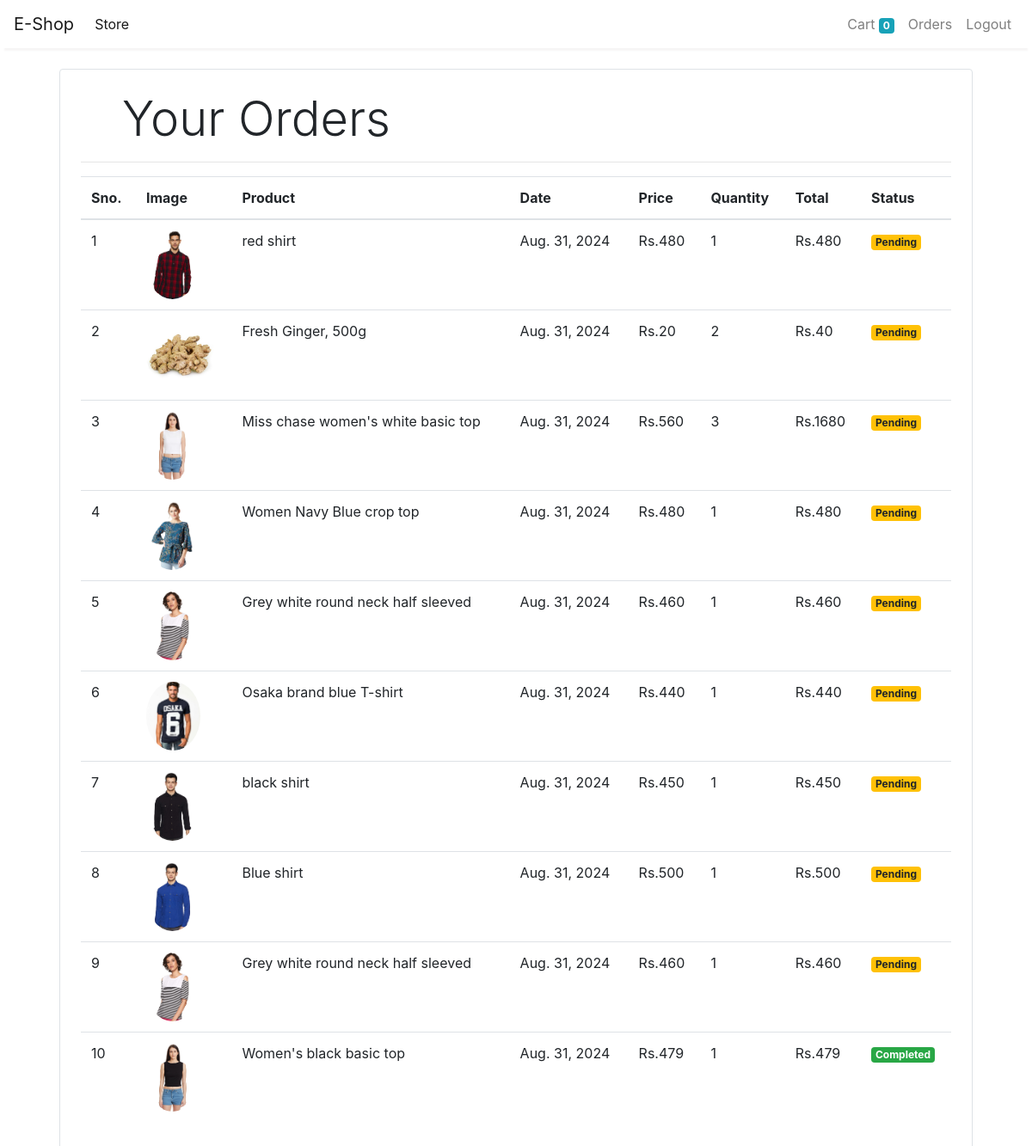
Screenshot of /orders (signed in) with the database file from the repository.
### store/models/orders.py (models this page shows, shortened)
class Order(models.Model):
    product = models.ForeignKey(Product, on_delete=models.CASCADE)
    customer = models.ForeignKey(Customer,on_delete=models.CASCADE)
    quantity = models.IntegerField(default=1)
    price = models.IntegerField()
    address = models.CharField(max_length=50, default='', blank=True)
    phone = models.CharField(max_length=50, default='', blank=True)
    date = models.DateField(default=datetime.datetime.today)
    status = models.BooleanField(default=False)
    @staticmethod
    def get_orders_by_customer(customer_id):
        return Order.objects.filter(customer = customer_id).order_by('-date')  # minus as followed by date to order the products by their date in decreasing order means recent item added should be shown at first like that

### store/models/product.py (models this page shows, shortened)
class Product(models.Model): #now Product is the subclass of Model \
    name = models.CharField(max_length=50)
    price = models.IntegerField(default=0)
    category = models.ForeignKey(Category,on_delete=models.CASCADE,default=1)  #kisi bhi product fucntion delete karte ho to saarey delete ho jaenge different different category se wo specific product ondelte=
    description = models.CharField(max_length=200,default=' ')
    image=models.ImageField(upload_to='uploads/products/') #where to save image if uploaded

### store/middlewares/auth.py (the view)
    def middleware(request):
        print(request.session.get('customer')) #shows None if not login
        returnUrl = request.META['PATH_INFO']
        print(request.META['PATH_INFO'])
        if not request.session.get('customer'): # if customer found means you are logged in
            return redirect(f'login?return_url={returnUrl}')  #important to return then only login page will be shown on going order tab without any user logged in it
        response = get_response(request)
        return response

### store/templatetags/custom_filter.py (called while the page is built)
@register.filter(name='currency')  #when we use in template then it is called in the below fucntion according matching name this is is use of decrator
def currency(number):   #cart is the dictionary having key values defiend home.html
    return "Rs."+str(number)

@register.filter(name='multiply')  #when we use in template then it is called in the below fucntion according matching name this is is use of decrator
def multiply(number,number1):   #cart is the dictionary having key values defiend home.html
    return number*number1

### store/views/orders.py (called while the page is built)
    def get(self,request):
        customer = request.session.get('customer')
        orders = Order.get_orders_by_customer(customer)
        print(orders)
        return render(request,'orders.html',{'orders':orders}) #important to pass this orders object so that can be used in zinga template orders.html

### store/templates/orders.html
{% extends 'base.html' %}
{% block content %}
{% load cart %}
{% load custom_filter %}
<div class="container">
   <div class="border rounded p-4 m-4">
        <p class="display-4 pl-4 ml-4">Your Orders</p>
        <hr>
        <table class="table">
            <thead>
                <tr>
                    <th>Sno.</th>
                    <th>Image</th>
                    <th>Product</th>
                    <th>Date</th>
                    <th>Price</th>
                    <th>Quantity</th>
                    <th>Total</th>
                    <th>Status</th>
                </tr>
            </thead>
            <tbody>
                {% for order in orders %}
                <tr>
                    <td>{{forloop.counter}}</td>
                    <td><img style="height: 80px;" class="rounded-circle" src="{{order.product.image.url}}" alt=""></td>
                    <td>{{order.product.name}}</td>
                    <td>{{order.date}}</td>
                    <td>{{order.price|currency}}</td>
                    <td>{{order.quantity}}</td>
                    <td>{{order.quantity|multiply:order.price|currency}}</td>
                    {% if order.status %}
                    <td><small class="badge badge-success">Completed</small></td>
                    {%else%}
                    <td><small class="badge badge-warning">Pending</small></td>
                    {% endif %}
                </tr>
                {% endfor %}
            </tbody>
        </table>
   </div>
</div>
{% endblock %}

### rows the page displays
Order: product.image (picture), product.name "red shirt", date "Aug. 31, 2024", price "Rs.480", quantity "1", quantity|multiply "Rs.480", status "Pending"
Order: product.image (picture), product.name "Fresh Ginger, 500g", date "Aug. 31, 2024", price "Rs.20", quantity "2", quantity|multiply "Rs.40", status "Pending"
Order: product.image (picture), product.name "Miss chase women's white basic top", date "Aug. 31, 2024", price "Rs.560", quantity "3", quantity|multiply "Rs.1680", status "Pending"
Order: product.image (picture), product.name "Women Navy Blue crop top", date "Aug. 31, 2024", price "Rs.480", quantity "1", quantity|multiply "Rs.480", status "Pending"
Order: product.image (picture), product.name "Grey white round neck half sleeved", date "Aug. 31, 2024", price "Rs.460", quantity "1", quantity|multiply "Rs.460", status "Pending"
Order: product.image (picture), product.name "Osaka brand blue T-shirt", date "Aug. 31, 2024", price "Rs.440", quantity "1", quantity|multiply "Rs.440", status "Pending"
Order: product.image (picture), product.name "black shirt", date "Aug. 31, 2024", price "Rs.450", quantity "1", quantity|multiply "Rs.450", status "Pending"
Order: product.image (picture), product.name "Blue shirt", date "Aug. 31, 2024", price "Rs.500", quantity "1", quantity|multiply "Rs.500", status "Pending"
Order: product.image (picture), product.name "Grey white round neck half sleeved", date "Aug. 31, 2024", price "Rs.460", quantity "1", quantity|multiply "Rs.460", status "Pending"
Order: product.image (picture), product.name "Women's black basic top", date "Aug. 31, 2024", price "Rs.479", quantity "1", quantity|multiply "Rs.479", status "Completed"

### other values shown
{{ request.session.cart.keys|length }} "0"
